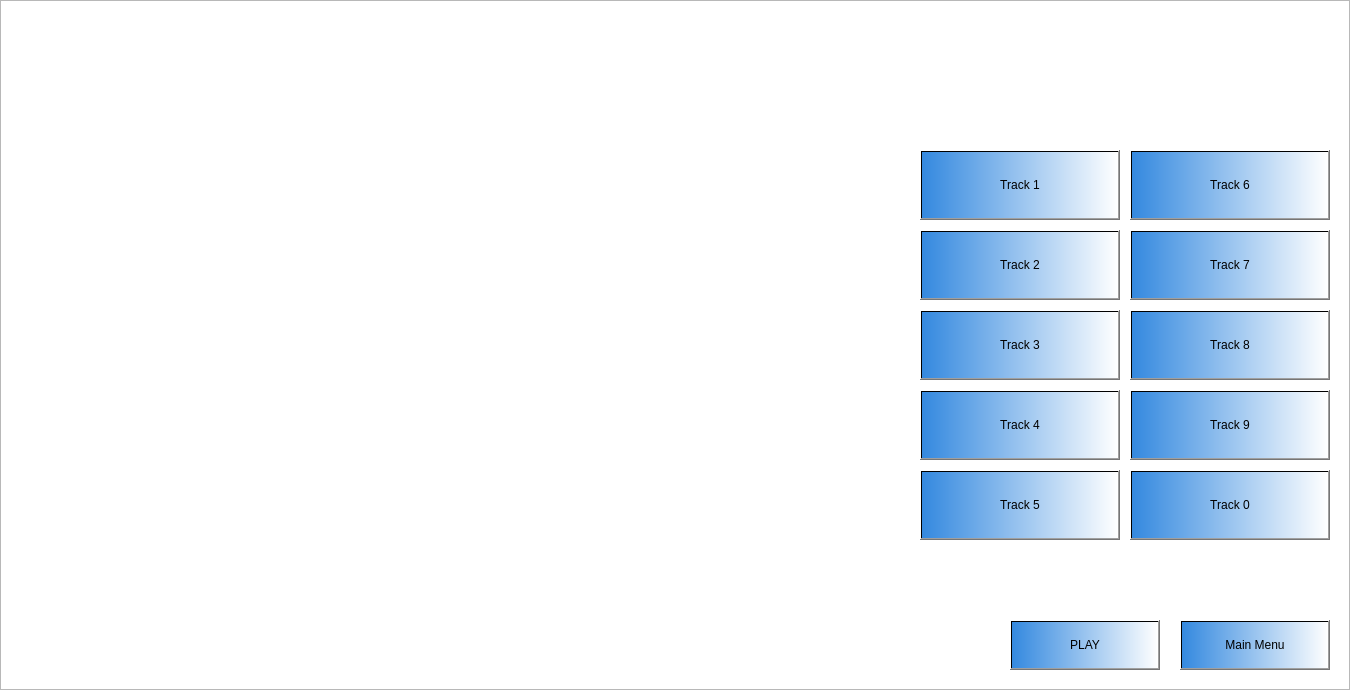
<?xml version="1.0" encoding="UTF-8"?>
<ui version="4.0">
 <class>NewGame</class>
 <widget class="QDialog" name="NewGame">
  <property name="geometry">
   <rect>
    <x>0</x>
    <y>0</y>
    <width>1350</width>
    <height>690</height>
   </rect>
  </property>
  <property name="windowTitle">
   <string>Dialog</string>
  </property>
  <widget class="QGraphicsView" name="graphicsView">
   <property name="geometry">
    <rect>
     <x>0</x>
     <y>0</y>
     <width>1350</width>
     <height>690</height>
    </rect>
   </property>
   <property name="styleSheet">
    <string notr="true">border-image: url(:/new/prefix1/Quad_bike_desktop-wallpaper_4.jpg);</string>
   </property>
  </widget>
  <widget class="QPushButton" name="pushButton">
   <property name="geometry">
    <rect>
     <x>1180</x>
     <y>620</y>
     <width>150</width>
     <height>50</height>
    </rect>
   </property>
   <property name="styleSheet">
    <string notr="true">font: 75 16pt &quot;Comic Sans MS&quot;;
background-color: qlineargradient(spread:pad, x1:0, y1:0, x2:1, y2:0, stop:0 rgba(52, 137, 223, 255), stop:1 rgba(255, 255, 255, 255));</string>
   </property>
   <property name="text">
    <string>Main Menu</string>
   </property>
  </widget>
  <widget class="QPushButton" name="pushButton_2">
   <property name="geometry">
    <rect>
     <x>920</x>
     <y>230</y>
     <width>200</width>
     <height>70</height>
    </rect>
   </property>
   <property name="styleSheet">
    <string notr="true">font: 75 20pt &quot;Comic Sans MS&quot;;
background-color: qlineargradient(spread:pad, x1:0, y1:0, x2:1, y2:0, stop:0 rgba(52, 137, 223, 255), stop:1 rgba(255, 255, 255, 255));</string>
   </property>
   <property name="text">
    <string>Track 2</string>
   </property>
  </widget>
  <widget class="QPushButton" name="pushButton_3">
   <property name="geometry">
    <rect>
     <x>920</x>
     <y>310</y>
     <width>200</width>
     <height>70</height>
    </rect>
   </property>
   <property name="styleSheet">
    <string notr="true">font: 75 20pt &quot;Comic Sans MS&quot;;
background-color: qlineargradient(spread:pad, x1:0, y1:0, x2:1, y2:0, stop:0 rgba(52, 137, 223, 255), stop:1 rgba(255, 255, 255, 255));</string>
   </property>
   <property name="text">
    <string>Track 3</string>
   </property>
  </widget>
  <widget class="QPushButton" name="pushButton_4">
   <property name="geometry">
    <rect>
     <x>1130</x>
     <y>150</y>
     <width>200</width>
     <height>70</height>
    </rect>
   </property>
   <property name="styleSheet">
    <string notr="true">font: 75 20pt &quot;Comic Sans MS&quot;;
background-color: qlineargradient(spread:pad, x1:0, y1:0, x2:1, y2:0, stop:0 rgba(52, 137, 223, 255), stop:1 rgba(255, 255, 255, 255));</string>
   </property>
   <property name="text">
    <string>Track 6</string>
   </property>
  </widget>
  <widget class="QPushButton" name="pushButton_5">
   <property name="geometry">
    <rect>
     <x>1130</x>
     <y>230</y>
     <width>200</width>
     <height>70</height>
    </rect>
   </property>
   <property name="styleSheet">
    <string notr="true">font: 75 20pt &quot;Comic Sans MS&quot;;
background-color: qlineargradient(spread:pad, x1:0, y1:0, x2:1, y2:0, stop:0 rgba(52, 137, 223, 255), stop:1 rgba(255, 255, 255, 255));</string>
   </property>
   <property name="text">
    <string>Track 7</string>
   </property>
  </widget>
  <widget class="QPushButton" name="pushButton_6">
   <property name="geometry">
    <rect>
     <x>1130</x>
     <y>470</y>
     <width>200</width>
     <height>70</height>
    </rect>
   </property>
   <property name="styleSheet">
    <string notr="true">font: 75 20pt &quot;Comic Sans MS&quot;;
background-color: qlineargradient(spread:pad, x1:0, y1:0, x2:1, y2:0, stop:0 rgba(52, 137, 223, 255), stop:1 rgba(255, 255, 255, 255));</string>
   </property>
   <property name="text">
    <string>Track 0</string>
   </property>
  </widget>
  <widget class="QPushButton" name="pushButton_7">
   <property name="geometry">
    <rect>
     <x>920</x>
     <y>390</y>
     <width>200</width>
     <height>70</height>
    </rect>
   </property>
   <property name="styleSheet">
    <string notr="true">font: 75 20pt &quot;Comic Sans MS&quot;;
background-color: qlineargradient(spread:pad, x1:0, y1:0, x2:1, y2:0, stop:0 rgba(52, 137, 223, 255), stop:1 rgba(255, 255, 255, 255));</string>
   </property>
   <property name="text">
    <string>Track 4</string>
   </property>
  </widget>
  <widget class="QPushButton" name="pushButton_8">
   <property name="geometry">
    <rect>
     <x>1130</x>
     <y>310</y>
     <width>200</width>
     <height>70</height>
    </rect>
   </property>
   <property name="styleSheet">
    <string notr="true">font: 75 20pt &quot;Comic Sans MS&quot;;
background-color: qlineargradient(spread:pad, x1:0, y1:0, x2:1, y2:0, stop:0 rgba(52, 137, 223, 255), stop:1 rgba(255, 255, 255, 255));</string>
   </property>
   <property name="text">
    <string>Track 8</string>
   </property>
  </widget>
  <widget class="QPushButton" name="pushButton_9">
   <property name="geometry">
    <rect>
     <x>920</x>
     <y>150</y>
     <width>200</width>
     <height>70</height>
    </rect>
   </property>
   <property name="styleSheet">
    <string notr="true">font: 75 20pt &quot;Comic Sans MS&quot;;
background-color: qlineargradient(spread:pad, x1:0, y1:0, x2:1, y2:0, stop:0 rgba(52, 137, 223, 255), stop:1 rgba(255, 255, 255, 255));</string>
   </property>
   <property name="text">
    <string>Track 1</string>
   </property>
  </widget>
  <widget class="QPushButton" name="pushButton_10">
   <property name="geometry">
    <rect>
     <x>920</x>
     <y>470</y>
     <width>200</width>
     <height>70</height>
    </rect>
   </property>
   <property name="styleSheet">
    <string notr="true">font: 75 20pt &quot;Comic Sans MS&quot;;
background-color: qlineargradient(spread:pad, x1:0, y1:0, x2:1, y2:0, stop:0 rgba(52, 137, 223, 255), stop:1 rgba(255, 255, 255, 255));</string>
   </property>
   <property name="text">
    <string>Track 5</string>
   </property>
  </widget>
  <widget class="QPushButton" name="pushButton_11">
   <property name="geometry">
    <rect>
     <x>1130</x>
     <y>390</y>
     <width>200</width>
     <height>70</height>
    </rect>
   </property>
   <property name="styleSheet">
    <string notr="true">font: 75 20pt &quot;Comic Sans MS&quot;;
background-color: qlineargradient(spread:pad, x1:0, y1:0, x2:1, y2:0, stop:0 rgba(52, 137, 223, 255), stop:1 rgba(255, 255, 255, 255));</string>
   </property>
   <property name="text">
    <string>Track 9</string>
   </property>
  </widget>
  <widget class="QPushButton" name="pushButton_12">
   <property name="geometry">
    <rect>
     <x>1010</x>
     <y>620</y>
     <width>150</width>
     <height>50</height>
    </rect>
   </property>
   <property name="styleSheet">
    <string notr="true">font: 75 20pt &quot;Comic Sans MS&quot;;
background-color: qlineargradient(spread:pad, x1:0, y1:0, x2:1, y2:0, stop:0 rgba(52, 137, 223, 255), stop:1 rgba(255, 255, 255, 255));</string>
   </property>
   <property name="text">
    <string>PLAY</string>
   </property>
  </widget>
 </widget>
 <resources/>
 <connections/>
</ui>
